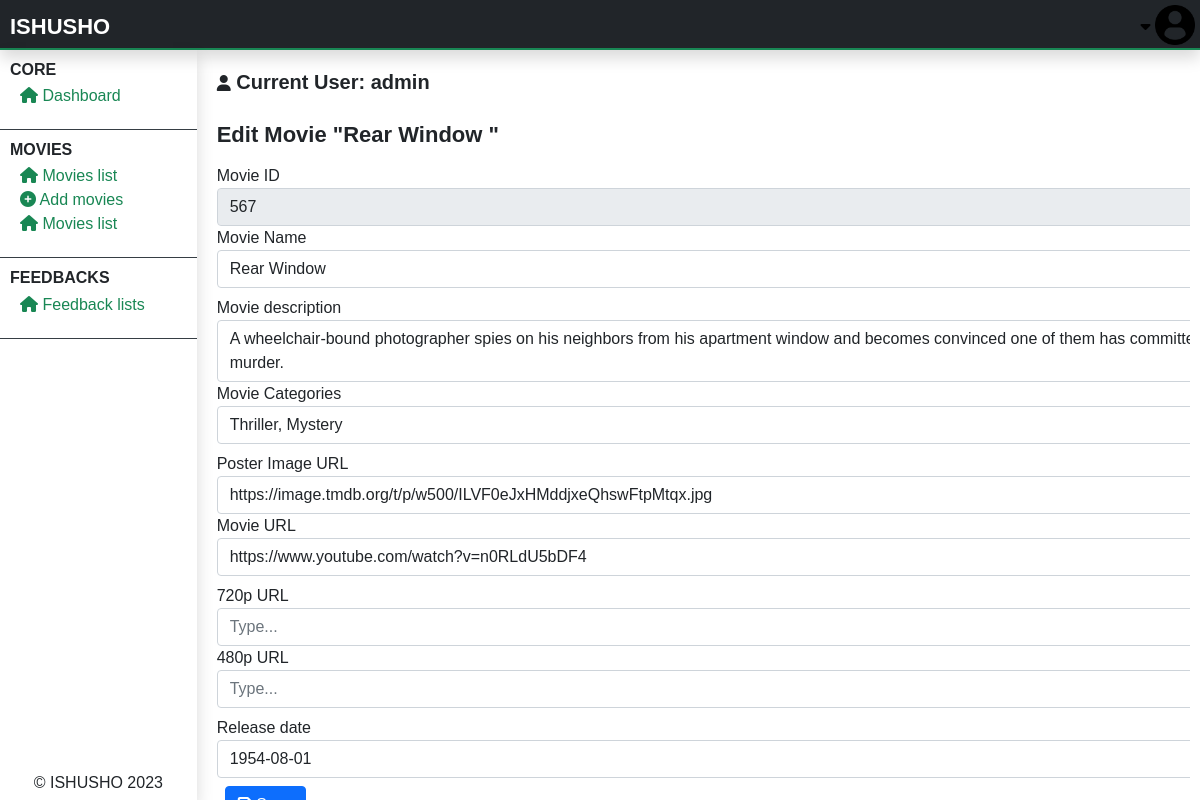
/admin/admin-edit-movie.php?edit&v=567 (signed in), run on the app's committed database.
### tables this page shows
CREATE TABLE `movies` (
  `movie_id` varchar(255) NOT NULL,
  `movie_name` text NOT NULL,
  `movie_description` text NOT NULL,
  `movie_categories` text NOT NULL,
  `movie_poster` text NOT NULL,
  `movie_url` text NOT NULL,
  `url720` text NOT NULL,
  `url480` text NOT NULL,
  `release_date` varchar(255) NOT NULL,
  `addition_date` text NOT NULL,
  `added_by` int(11) NOT NULL
);

### admin/admin-edit-movie.php (the view, shortened to what this page needs)
<?php
include("../php/global/server.php");
?>
<!DOCTYPE html>
<html lang="en">
<head>
    <?php
    include('../php/global/cdns.php');
    ?>
    <link rel="stylesheet" href="../styles/admin-main.css">
</head>
<body>
    <div class="main-container">
        <?php
        include("./php/header.php");
        ?>
        <section class="center-section">
            <?php
            include('./php/nav-left.php');
            ?>
            <div class="right-contents">
                <?php
                include("./php/acting-user.php");
                ?>
                <div class="all-interchange">
                    <?php
                    if (isset($_GET['edit'])) {
                        if (!isset($_GET['v'])) {
                    ?>
                            <p class="alert alert-danger">
                                No video sent to the server!
                            </p>
                            <?php
                        } else {
                            $videoToEdit = $_GET['v'];
                            $checkIfVideoExists = mysqli_query($server, "SELECT * from
            movies
            WHERE movie_id = '$videoToEdit'
        ");
                            if (mysqli_num_rows($checkIfVideoExists) !== 1) {
                            ?>
                                <p class="alert alert-danger">
                                    Video doesn't exists in the database.
                                </p>
                            <?php
                            } else {
                                $dataVideoExists = mysqli_fetch_array($checkIfVideoExists);
                            ?>
                                <h1>
                                    Edit movie "<?php echo $dataVideoExists['movie_name']; ?>"
                                </h1>
                                <form action="" method="post" autocomplete="off">
                                    <div class="row">
                                        <div class="form-group mt-2">
                                            <label for="">
                                                Movie ID
                                            </label>
                                            <input type="text" class="form-control" name="movie_id" placeholder="Movie ID.." value="<?php echo $dataVideoExists['movie_id'] ?>" readonly>
                                        </div>
                                        <div class="form-group">
                                            <label for="">
                                                Movie Name
                                            </label>
                                            <input type="text" name="tmdbmovie_name" placeholder="Type..." class="form-control" value="<?php echo $dataVideoExists['movie_name'] ?>">
                                        </div>
                                    </div>
                                    <div class="row">
                                        <div class="form-group mt-2">
                                            <label for="">
                                                Movie description
                                            </label>
                                            <textarea type="text" name="tmdbmovie_desc" placeholder="Type..." class="form-control"><?php echo $dataVideoExists['movie_description'] ?></textarea>
                                        </div>
                                        <div class="form-group">
                                            <label for="">
                                                Movie Categories
                                            </label>
                                            <input type="text" name="tmdbmovie_cate" placeholder="Type..." class="form-control" value="<?php echo $dataVideoExists['movie_categories'] ?>">
                                        </div>
                                    </div>
                                    <div class="row">
                                        <div class="form-group mt-2">
                                            <label for="">
                                                Poster Image URL
                                            </label>
                                            <input type="text" name="tmdbmovie_poster" placeholder="Type..." class="form-control" value="<?php echo $dataVideoExists['movie_poster'] ?>">
                                        </div>
                                        <div class="form-group">
                                            <label for="">
                                                Movie URL
                                            </label>
                                            <input type="text" name="tmdbmovie_url" placeholder="Type..." class="form-control" value="<?php echo $dataVideoExists['movie_url'] ?>">
                                        </div>
                                    </div>
                                    <div class="row">
                                        <div class="form-group mt-2">
                                            <label for="">
                                                720p URL
                                            </label>
                                            <input type="text" name="tmdb720url" placeholder="Type..." class="form-control" value="<?php echo $dataVideoExists['url720'] ?>">
                                        </div>
                                        <div class="form-group">
                                            <label for="">
                                                480p URL
                                            </label>
                                            <input type="text" name="tmdb480url" placeholder="Type..." class="form-control" value="<?php echo $dataVideoExists['url480'] ?>">
                                        </div>
                                    </div>
                                    <div class="row">
                                        <div class="form-group mt-2">
                                            <label for="">
                                                Release date
                                            </label>
                                            <input type="text" name="tmdbreleasedate" placeholder="Type..." class="form-control" value="<?php echo $dataVideoExists['release_date'] ?>">
                                        </div>
                                    </div>
                                    <div class="form-group m-2">
                                        <button name="EditMovie" type="submit" class="btn btn-primary">
                                        </button>
                                    </div>
                                </form>
                    <?php
                            }
                        }
                    }
                    ?>
                </div>
            </div>
        </section>
    </div>
</body>
</html>

### styles/admin-main.css (style rules this page uses)
* { font-family: 'Gill Sans', 'Gill Sans MT', Calibri, 'Trebuchet MS', sans-serif; margin: 0; padding: 0; text-decoration: none; font-size: 16px; }
button { border: 0; background: transparent; }
body { width: 100vw; overflow: hidden; }
.main-container { overflow: hidden; width: 100vw; height: 100vh; }
.main-container .center-section { display: flex; flex-direction: row; height: calc(100vh - 50px); }
.main-container .center-section .right-contents { margin: 10px; height: calc(100vh - 50px); width: calc(100vw - 200px); overflow: auto; }
.main-container .center-section .right-contents .all-interchange { margin: 10px; width: 1000px; }
.main-container .center-section .right-contents .all-interchange h1 { font-size: 22px; color: #212529; font-weight: bold; text-transform: capitalize; }
.main-container .center-section .right-contents .all-interchange form .row { display: flex; flex-direction: row; }

### data on the page
movies: movie_name "Rear Window", movie_id "567", tmdbmovie_name "Rear Window", tmdbmovie_desc "A wheelchair-bound photographer spies on his neighbors from his apartment window and becomes convinced one of them has committed murder.", tmdbmovie_cate "Thriller, Mystery", tmdbmovie_poster "https://image.tmdb.org/t/p/w500/ILVF0eJxHMddjxeQhswFtpMtqx.jpg", tmdbmovie_url "https://www.youtube.com/watch?v=n0RLdU5bDF4", tmdbreleasedate "1954-08-01"

### other printed values
$actingAdminUN "admin"
